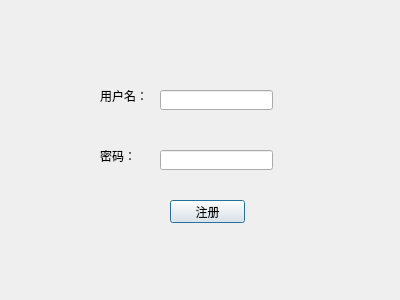
<?xml version="1.0" encoding="UTF-8"?>
<ui version="4.0">
 <class>extract</class>
 <widget class="QDialog" name="extract">
  <property name="geometry">
   <rect>
    <x>0</x>
    <y>0</y>
    <width>400</width>
    <height>300</height>
   </rect>
  </property>
  <property name="windowTitle">
   <string>Dialog</string>
  </property>
  <widget class="QLabel" name="label">
   <property name="geometry">
    <rect>
     <x>100</x>
     <y>90</y>
     <width>54</width>
     <height>12</height>
    </rect>
   </property>
   <property name="text">
    <string>用户名：</string>
   </property>
  </widget>
  <widget class="QLabel" name="label_2">
   <property name="geometry">
    <rect>
     <x>100</x>
     <y>150</y>
     <width>54</width>
     <height>12</height>
    </rect>
   </property>
   <property name="text">
    <string>密码：</string>
   </property>
  </widget>
  <widget class="QPushButton" name="pushButton">
   <property name="geometry">
    <rect>
     <x>170</x>
     <y>200</y>
     <width>75</width>
     <height>23</height>
    </rect>
   </property>
   <property name="text">
    <string>注册</string>
   </property>
  </widget>
  <widget class="QLineEdit" name="lineEdit">
   <property name="geometry">
    <rect>
     <x>160</x>
     <y>90</y>
     <width>113</width>
     <height>20</height>
    </rect>
   </property>
  </widget>
  <widget class="QLineEdit" name="lineEdit_2">
   <property name="geometry">
    <rect>
     <x>160</x>
     <y>150</y>
     <width>113</width>
     <height>20</height>
    </rect>
   </property>
  </widget>
 </widget>
 <resources/>
 <connections/>
</ui>
